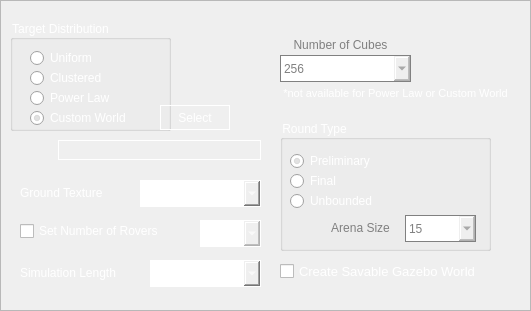
    <widget class="QFrame" name="setup_group">
     <property name="geometry">
      <rect>
       <x>10</x>
       <y>20</y>
       <width>531</width>
       <height>311</height>
      </rect>
     </property>
     <property name="frameShape">
      <enum>QFrame::StyledPanel</enum>
     </property>
     <property name="frameShadow">
      <enum>QFrame::Raised</enum>
     </property>
     <widget class="QGroupBox" name="target_distribution_group_box">
      <property name="geometry">
       <rect>
        <x>10</x>
        <y>20</y>
        <width>161</width>
        <height>111</height>
       </rect>
      </property>
      <property name="styleSheet">
       <string notr="true">color: rgb(255, 255, 255);
border-color: rgb(255, 255, 255);</string>
      </property>
      <property name="title">
       <string>Target Distribution</string>
      </property>
      <widget class="QRadioButton" name="uniform_distribution_radio_button">
       <property name="enabled">
        <bool>true</bool>
       </property>
       <property name="geometry">
        <rect>
         <x>20</x>
         <y>30</y>
         <width>91</width>
         <height>16</height>
        </rect>
       </property>
       <property name="styleSheet">
        <string notr="true">color: rgb(255, 255, 255);</string>
       </property>
       <property name="text">
        <string>Uniform</string>
       </property>
       <property name="checked">
        <bool>false</bool>
       </property>
      </widget>
      <widget class="QRadioButton" name="powerlaw_distribution_radio_button">
       <property name="enabled">
        <bool>true</bool>
       </property>
       <property name="geometry">
        <rect>
         <x>20</x>
         <y>70</y>
         <width>101</width>
         <height>16</height>
        </rect>
       </property>
       <property name="styleSheet">
        <string notr="true">color: rgb(255, 255, 255);</string>
       </property>
       <property name="text">
        <string>Power Law</string>
       </property>
      </widget>
      <widget class="QRadioButton" name="clustered_distribution_radio_button">
       <property name="enabled">
        <bool>true</bool>
       </property>
       <property name="geometry">
        <rect>
         <x>20</x>
         <y>50</y>
         <width>101</width>
         <height>16</height>
        </rect>
       </property>
       <property name="styleSheet">
        <string notr="true">color: rgb(255, 255, 255);</string>
       </property>
       <property name="text">
        <string>Clustered</string>
       </property>
       <property name="checked">
        <bool>false</bool>
       </property>
      </widget>
      <widget class="QRadioButton" name="custom_distribution_radio_button">
       <property name="enabled">
        <bool>true</bool>
       </property>
       <property name="geometry">
        <rect>
         <x>20</x>
         <y>90</y>
         <width>121</width>
         <height>16</height>
        </rect>
       </property>
       <property name="toolTip">
        <string>Select a custom target distribution</string>
       </property>
       <property name="styleSheet">
        <string notr="true">color: rgb(255, 255, 255);</string>
       </property>
       <property name="text">
        <string>Custom World</string>
       </property>
       <property name="checked">
        <bool>true</bool>
       </property>
      </widget>
     </widget>
     <widget class="QPushButton" name="custom_world_path_button">
      <property name="enabled">
       <bool>false</bool>
      </property>
      <property name="geometry">
       <rect>
        <x>160</x>
        <y>105</y>
        <width>70</width>
        <height>25</height>
       </rect>
      </property>
      <property name="toolTip">
       <string>&lt;html&gt;&lt;head/&gt;&lt;body&gt;&lt;p&gt;Select custom target distribution&lt;/p&gt;&lt;/body&gt;&lt;/html&gt;</string>
      </property>
      <property name="styleSheet">
       <string notr="true">color: rgb(255, 255, 255);
border-color: rgb(255, 255, 255);
border: 1px solid white; 
</string>
      </property>
      <property name="text">
       <string>Select</string>
      </property>
     </widget>
     <widget class="QGroupBox" name="round_type_button_group">
      <property name="geometry">
       <rect>
        <x>280</x>
        <y>120</y>
        <width>211</width>
        <height>131</height>
       </rect>
      </property>
      <property name="styleSheet">
       <string notr="true">color: rgb(255, 255, 255);
border-color: rgb(255, 255, 255);</string>
      </property>
      <property name="title">
       <string>Round Type</string>
      </property>
      <widget class="QRadioButton" name="prelim_radio_button">
       <property name="enabled">
        <bool>true</bool>
       </property>
       <property name="geometry">
        <rect>
         <x>10</x>
         <y>30</y>
         <width>111</width>
         <height>22</height>
        </rect>
       </property>
       <property name="styleSheet">
        <string notr="true">color: rgb(255, 255, 255);</string>
       </property>
       <property name="text">
        <string>Preliminary</string>
       </property>
       <property name="checked">
        <bool>true</bool>
       </property>
      </widget>
      <widget class="QRadioButton" name="final_radio_button">
       <property name="enabled">
        <bool>true</bool>
       </property>
       <property name="geometry">
        <rect>
         <x>10</x>
         <y>50</y>
         <width>71</width>
         <height>22</height>
        </rect>
       </property>
       <property name="styleSheet">
        <string notr="true">color: rgb(255, 255, 255);</string>
       </property>
       <property name="text">
        <string>Final </string>
       </property>
      </widget>
      <widget class="QRadioButton" name="unbounded_radio_button">
       <property name="enabled">
        <bool>true</bool>
       </property>
       <property name="geometry">
        <rect>
         <x>10</x>
         <y>70</y>
         <width>111</width>
         <height>22</height>
        </rect>
       </property>
       <property name="styleSheet">
        <string notr="true">color: rgb(255, 255, 255);</string>
       </property>
       <property name="text">
        <string>Unbounded</string>
       </property>
      </widget>
      <widget class="QLabel" name="unbounded_arena_size_label">
       <property name="geometry">
        <rect>
         <x>40</x>
         <y>98</y>
         <width>81</width>
         <height>20</height>
        </rect>
       </property>
       <property name="styleSheet">
        <string notr="true">color: grey;</string>
       </property>
       <property name="text">
        <string>&lt;html&gt;&lt;head/&gt;&lt;body&gt;&lt;p align=&quot;center&quot;&gt;Arena Size&lt;/p&gt;&lt;/body&gt;&lt;/html&gt;</string>
       </property>
      </widget>
      <widget class="QComboBox" name="unbounded_arena_size_combobox">
       <property name="enabled">
        <bool>false</bool>
       </property>
       <property name="geometry">
        <rect>
         <x>125</x>
         <y>95</y>
         <width>71</width>
         <height>27</height>
        </rect>
       </property>
       <property name="styleSheet">
        <string notr="true">color: grey;
border-color: grey;
border: 1px solid grey; 
padding: 1px 0px 1px 3px; /*This makes text colour work*/
</string>
       </property>
       <item>
        <property name="text">
         <string>15</string>
        </property>
       </item>
       <item>
        <property name="text">
         <string>20</string>
        </property>
       </item>
       <item>
        <property name="text">
         <string>25</string>
        </property>
       </item>
       <item>
        <property name="text">
         <string>30</string>
        </property>
       </item>
       <item>
        <property name="text">
         <string>35</string>
        </property>
       </item>
       <item>
        <property name="text">
         <string>40</string>
        </property>
       </item>
       <item>
        <property name="text">
         <string>45</string>
        </property>
       </item>
       <item>
        <property name="text">
         <string>50</string>
        </property>
       </item>
      </widget>
     </widget>
     <widget class="QLabel" name="ground_texture_label">
      <property name="geometry">
       <rect>
        <x>20</x>
        <y>180</y>
        <width>111</width>
        <height>20</height>
       </rect>
      </property>
      <property name="styleSheet">
       <string notr="true">color: rgb(255, 255, 255);</string>
      </property>
      <property name="text">
       <string>&lt;html&gt;&lt;head/&gt;&lt;body&gt;&lt;p&gt;Ground Texture&lt;/p&gt;&lt;/body&gt;&lt;/html&gt;</string>
      </property>
      <property name="alignment">
       <set>Qt::AlignBottom|Qt::AlignLeading|Qt::AlignLeft</set>
      </property>
     </widget>
     <widget class="QComboBox" name="texture_combobox">
      <property name="geometry">
       <rect>
        <x>140</x>
        <y>180</y>
        <width>121</width>
        <height>27</height>
       </rect>
      </property>
      <property name="styleSheet">
       <string notr="true">color: rgb(255, 255, 255);
border-color: rgb(255, 255, 255);
border: 1px solid white; 
padding: 1px 0px 1px 3px; /*This makes text colour work*/
</string>
      </property>
      <item>
       <property name="text">
        <string>SIPI Mission To Mars</string>
       </property>
      </item>
      <item>
       <property name="text">
        <string>KSC Concrete</string>
       </property>
      </item>
      <item>
       <property name="text">
        <string>Gravel</string>
       </property>
      </item>
      <item>
       <property name="text">
        <string>Car park</string>
       </property>
      </item>
     </widget>
     <widget class="QLabel" name="custom_world_path">
      <property name="geometry">
       <rect>
        <x>58</x>
        <y>140</y>
        <width>203</width>
        <height>20</height>
       </rect>
      </property>
      <property name="styleSheet">
       <string notr="true">color: white;
border: 1px solid white;
padding: 1px;</string>
      </property>
      <property name="text">
       <string/>
      </property>
     </widget>
     <widget class="QCheckBox" name="override_num_rovers_checkbox">
      <property name="enabled">
       <bool>true</bool>
      </property>
      <property name="geometry">
       <rect>
        <x>20</x>
        <y>220</y>
        <width>181</width>
        <height>22</height>
       </rect>
      </property>
      <property name="styleSheet">
       <string notr="true">color: rgb(255, 255, 255);</string>
      </property>
      <property name="text">
       <string>Set Number of Rovers</string>
      </property>
      <property name="checked">
       <bool>false</bool>
      </property>
     </widget>
     <widget class="QComboBox" name="custom_num_rovers_combobox">
      <property name="enabled">
       <bool>false</bool>
      </property>
      <property name="geometry">
       <rect>
        <x>200</x>
        <y>220</y>
        <width>61</width>
        <height>27</height>
       </rect>
      </property>
      <property name="styleSheet">
       <string notr="true">color: rgb(255, 255, 255);
border-color: rgb(255, 255, 255);
border: 1px solid white; 
padding: 1px 0px 1px 3px; /*This makes text colour work*/
</string>
      </property>
      <item>
       <property name="text">
        <string>0</string>
       </property>
      </item>
      <item>
       <property name="text">
        <string>1</string>
       </property>
      </item>
      <item>
       <property name="text">
        <string>2</string>
       </property>
      </item>
      <item>
       <property name="text">
        <string>3</string>
       </property>
      </item>
      <item>
       <property name="text">
        <string>4</string>
       </property>
      </item>
      <item>
       <property name="text">
        <string>5</string>
       </property>
      </item>
      <item>
       <property name="text">
        <string>6</string>
       </property>
      </item>
      <item>
       <property name="text">
        <string>7</string>
       </property>
      </item>
      <item>
       <property name="text">
        <string>8</string>
       </property>
      </item>
     </widget>
     <widget class="QComboBox" name="simulation_timer_combobox">
      <property name="enabled">
       <bool>true</bool>
      </property>
      <property name="geometry">
       <rect>
        <x>150</x>
        <y>260</y>
        <width>111</width>
        <height>27</height>
       </rect>
      </property>
      <property name="styleSheet">
       <string notr="true">color: rgb(255, 255, 255);
border-color: rgb(255, 255, 255);
border: 1px solid white; 
padding: 1px 0px 1px 3px; /*This makes text colour work*/
</string>
      </property>
      <property name="editable">
       <bool>false</bool>
      </property>
      <property name="currentIndex">
       <number>0</number>
      </property>
      <property name="sizeAdjustPolicy">
       <enum>QComboBox::AdjustToContentsOnFirstShow</enum>
      </property>
      <property name="minimumContentsLength">
       <number>0</number>
      </property>
      <property name="iconSize">
       <size>
        <width>4</width>
        <height>4</height>
       </size>
      </property>
      <item>
       <property name="text">
        <string>no time limit</string>
       </property>
      </item>
      <item>
       <property name="text">
        <string>10 min (Testing)</string>
       </property>
      </item>
      <item>
       <property name="text">
        <string>20 min (Preliminary)</string>
       </property>
      </item>
      <item>
       <property name="text">
        <string>30 min (Preliminary)</string>
       </property>
      </item>
      <item>
       <property name="text">
        <string>60 min (Final)</string>
       </property>
      </item>
     </widget>
     <widget class="QLabel" name="simulation_timer_label">
      <property name="geometry">
       <rect>
        <x>20</x>
        <y>260</y>
        <width>130</width>
        <height>20</height>
       </rect>
      </property>
      <property name="styleSheet">
       <string notr="true">color: rgb(255, 255, 255);</string>
      </property>
      <property name="text">
       <string>&lt;html&gt;&lt;head/&gt;&lt;body&gt;&lt;p&gt;Simulation Length&lt;/p&gt;&lt;/body&gt;&lt;/html&gt;</string>
      </property>
      <property name="alignment">
       <set>Qt::AlignBottom|Qt::AlignLeading|Qt::AlignLeft</set>
      </property>
     </widget>
     <widget class="QCheckBox" name="create_savable_world_checkbox">
      <property name="enabled">
       <bool>true</bool>
      </property>
      <property name="geometry">
       <rect>
        <x>280</x>
        <y>260</y>
        <width>211</width>
        <height>22</height>
       </rect>
      </property>
      <property name="sizePolicy">
       <sizepolicy hsizetype="Minimum" vsizetype="Fixed">
        <horstretch>0</horstretch>
        <verstretch>0</verstretch>
       </sizepolicy>
      </property>
      <property name="maximumSize">
       <size>
        <width>16777215</width>
        <height>22</height>
       </size>
      </property>
      <property name="font">
       <font>
        <pointsize>10</pointsize>
       </font>
      </property>
      <property name="toolTip">
       <string>&lt;!DOCTYPE HTML PUBLIC &quot;-//W3C//DTD HTML 4.0//EN&quot; &quot;http://www.w3.org/TR/REC-html40/strict.dtd&quot;&gt;
&lt;html&gt;&lt;head&gt;&lt;meta name=&quot;qrichtext&quot; content=&quot;1&quot; /&gt;&lt;style type=&quot;text/css&quot;&gt;
p, li { white-space: pre-wrap; }
&lt;/style&gt;&lt;/head&gt;&lt;body style=&quot; font-family:'Ubuntu'; font-size:11pt; font-weight:400; font-style:normal;&quot;&gt;
&lt;p style=&quot; margin-top:12px; margin-bottom:12px; margin-left:0px; margin-right:0px; -qt-block-indent:0; text-indent:0px;&quot;&gt;When checked, a Gazebo world without rovers, walls, ground texture, or a collection zone will be created. The purpose of this option is to generate tag distributions using the Uniform, Clustered, or Power Law in a way that you can save the world file from Gazebo and re-use that same distribution later using the Custom world option. It will also load much faster as well when loading a pre-built distribution.&lt;/p&gt;&lt;/body&gt;&lt;/html&gt;</string>
      </property>
      <property name="whatsThis">
       <string>&lt;html&gt;&lt;head/&gt;&lt;body&gt;&lt;p&gt;When checked, a Gazebo world without rovers, walls, ground texture, or a collection zone will be created. The purpose of this option is to generate tag distributions using the Uniform, Clustered, or Power Law in a way that you can save the world file from Gazebo and re-use that same distribution later using the Custom world option. It will also load much faster as well when loading a pre-built distribution.&lt;/p&gt;&lt;/body&gt;&lt;/html&gt;</string>
      </property>
      <property name="styleSheet">
       <string notr="true">color: rgb(255, 255, 255);</string>
      </property>
      <property name="text">
       <string>Create Savable Gazebo World</string>
      </property>
      <property name="checked">
       <bool>false</bool>
      </property>
     </widget>
     <widget class="QComboBox" name="number_of_tags_combobox">
      <property name="enabled">
       <bool>false</bool>
      </property>
      <property name="geometry">
       <rect>
        <x>280</x>
        <y>55</y>
        <width>131</width>
        <height>27</height>
       </rect>
      </property>
      <property name="toolTip">
       <string notr="true">&lt;!DOCTYPE HTML PUBLIC &quot;-//W3C//DTD HTML 4.0//EN&quot; &quot;http://www.w3.org/TR/REC-html40/strict.dtd&quot;&gt;
&lt;html&gt;&lt;head&gt;&lt;meta name=&quot;qrichtext&quot; content=&quot;1&quot; /&gt;&lt;style type=&quot;text/css&quot;&gt;
p, li { white-space: pre-wrap; }
&lt;/style&gt;&lt;/head&gt;&lt;body style=&quot; font-family:'Ubuntu'; font-size:11pt; font-weight:400; font-style:normal;&quot;&gt;
&lt;p style=&quot; margin-top:12px; margin-bottom:12px; margin-left:0px; margin-right:0px; -qt-block-indent:0; text-indent:0px;&quot;&gt;The number of april tag cubes generated by the Uniform or Clustered distributions.&lt;/p&gt;&lt;/body&gt;&lt;/html&gt;</string>
      </property>
      <property name="whatsThis">
       <string>&lt;html&gt;&lt;head/&gt;&lt;body&gt;&lt;p&gt;The number of april tag cubes generated by the Uniform or Clustered distributions.&lt;/p&gt;&lt;/body&gt;&lt;/html&gt;</string>
      </property>
      <property name="styleSheet">
       <string notr="true">color: grey;
border-color: grey;
border: 1px solid grey; 
padding: 1px 0px 1px 3px; /*This makes text colour work*/
</string>
      </property>
      <item>
       <property name="text">
        <string>256</string>
       </property>
      </item>
      <item>
       <property name="text">
        <string>128</string>
       </property>
      </item>
      <item>
       <property name="text">
        <string>64</string>
       </property>
      </item>
      <item>
       <property name="text">
        <string>32</string>
       </property>
      </item>
      <item>
       <property name="text">
        <string>16</string>
       </property>
      </item>
      <item>
       <property name="text">
        <string>0</string>
       </property>
      </item>
     </widget>
     <widget class="QLabel" name="number_of_tags_label">
      <property name="geometry">
       <rect>
        <x>280</x>
        <y>35</y>
        <width>121</width>
        <height>20</height>
       </rect>
      </property>
      <property name="styleSheet">
       <string notr="true">color: grey;</string>
      </property>
      <property name="text">
       <string>&lt;html&gt;&lt;head/&gt;&lt;body&gt;&lt;p align=&quot;center&quot;&gt;Number of Cubes&lt;/p&gt;&lt;/body&gt;&lt;/html&gt;</string>
      </property>
      <property name="alignment">
       <set>Qt::AlignLeading|Qt::AlignLeft|Qt::AlignVCenter</set>
      </property>
     </widget>
     <widget class="QLabel" name="number_of_tags_label_2">
      <property name="geometry">
       <rect>
        <x>280</x>
        <y>80</y>
        <width>231</width>
        <height>20</height>
       </rect>
      </property>
      <property name="styleSheet">
       <string notr="true">color: rgb(255, 255, 255);</string>
      </property>
      <property name="text">
       <string>&lt;html&gt;&lt;head/&gt;&lt;body&gt;&lt;p align=&quot;center&quot;&gt;&lt;span style=&quot; font-size:8pt;&quot;&gt;*not available for Power Law or Custom World&lt;/span&gt;&lt;/p&gt;&lt;/body&gt;&lt;/html&gt;</string>
      </property>
      <property name="alignment">
       <set>Qt::AlignBottom|Qt::AlignLeading|Qt::AlignLeft</set>
      </property>
     </widget>
     <zorder>round_type_button_group</zorder>
     <zorder>target_distribution_group_box</zorder>
     <zorder>custom_world_path_button</zorder>
     <zorder>ground_texture_label</zorder>
     <zorder>texture_combobox</zorder>
     <zorder>custom_world_path</zorder>
     <zorder>override_num_rovers_checkbox</zorder>
     <zorder>custom_num_rovers_combobox</zorder>
     <zorder>simulation_timer_combobox</zorder>
     <zorder>simulation_timer_label</zorder>
     <zorder>create_savable_world_checkbox</zorder>
     <zorder>number_of_tags_label</zorder>
     <zorder>number_of_tags_label_2</zorder>
     <zorder>number_of_tags_combobox</zorder>
    </widget>
